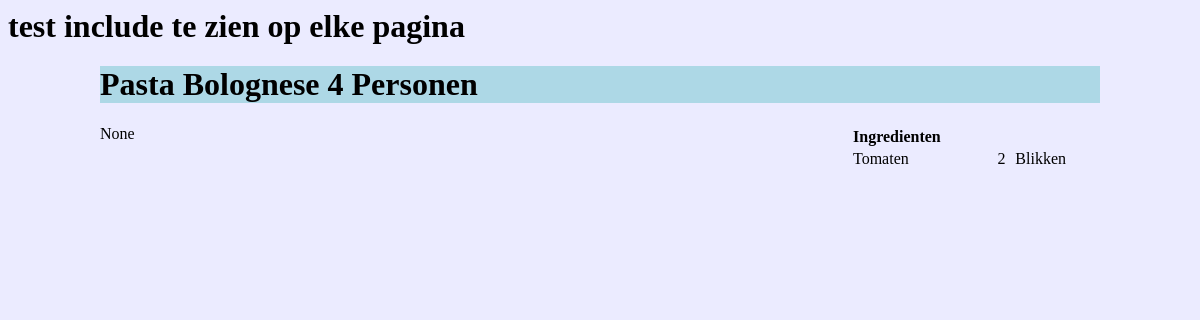
The page /food/1/ on the database its author committed.
### food/models.py (models this page shows, shortened)
class Dish(models.Model):
    name = models.CharField(max_length=50)
    description = models.CharField(max_length=250)
    pub_date = models.DateTimeField('date published')
    persons = models.IntegerField()
    url = models.CharField(max_length=30)
    preparation = models.TextField()

class Ingredient(models.Model):
    dish = models.ForeignKey(Dish)
    ingredient = models.CharField(max_length=30)
    amount = models.IntegerField(default=0)
    unit = models.CharField(max_length=10)

### food/views.py (the view)
# urls.py: url(r'^(?P<pk>\d+)/$', views.DetailView.as_view(), name='detail'),
class DetailView(generic.DetailView):
    model = Dish
    template_name = 'food/detail.html'

### food/templates/food/detail.html (shortened to what this page needs)
{% include "food/test.html" %}
{% load staticfiles %}
<link rel="stylesheet" type="text/css" href="{% static 'food/style.css' %}" />
<div id='container'>
	<div id='header'>
		<h1>{{ dish.name }}  {{dish.persons}} Personen</h1>
	</div>
	<div id ='content-left'>
		{{ dish.preparation|safe }}
	</div>
	<div id = 'content-right'>
		<table style="width:250px">
		<th>Ingredienten</th>
		{% for ingredient in dish.ingredient_set.all %}
			<tr>
				<td>{{ ingredient.ingredient }}</td>
				<td>{{ ingredient.amount }}</td>
				<td>{{ ingredient.unit }}</td>
			</tr>
		{% endfor %}
		</table>
	</div>
</div>

### food/static/food/style.css (style rules this page uses)
#container { width:1000px; margin:auto; background-color: lightblue; }
#header { #background-color: red; }
#content-left { #background-color: orange; height: 200px; width: 750px; float:left; }
#content-right { #background-color: blue; width: 250px; float:right; }
th { text-align: left; }

### rows shown on the page
Dish: name "Pasta Bolognese", persons "4", preparation "None"
Ingredient: ingredient "Tomaten", amount "2", unit "Blikken"
